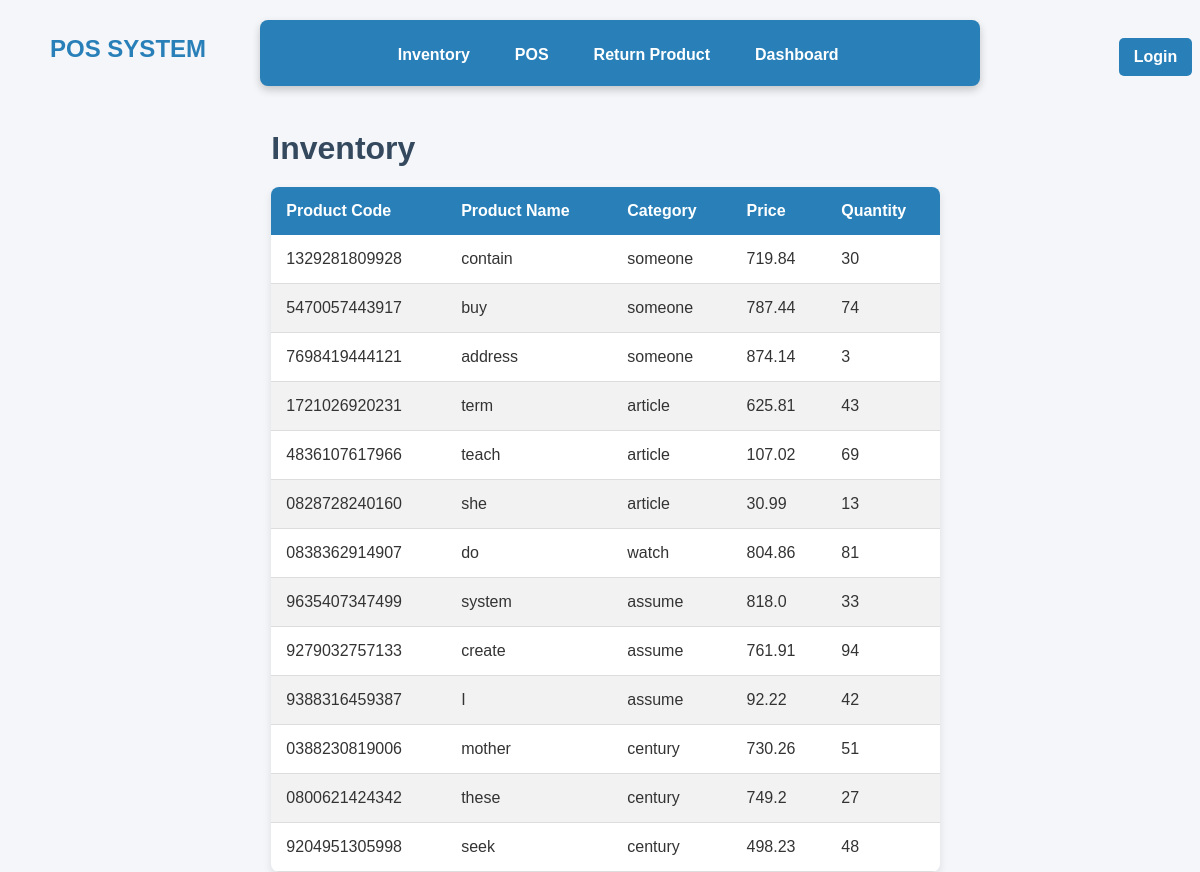
The page / on the database its author committed.
### pos_app/models.py (models this page shows, shortened)
class Products(models.Model):
    code = models.CharField(max_length=100,unique=True)
    category_id = models.ForeignKey(Category, on_delete=models.CASCADE)
    name = models.TextField()
    description = models.TextField()
    price = models.FloatField(default=0)
    qty = models.IntegerField(default=0)
    status = models.IntegerField(default=1)
    date_added = models.DateTimeField(default=timezone.now)
    date_updated = models.DateTimeField(auto_now=True)

class Category(models.Model):
    name = models.TextField()
    description = models.TextField(blank= True, null= True)
    status = models.IntegerField(default=1)
    date_added = models.DateTimeField(default=timezone.now)
    date_updated = models.DateTimeField(auto_now=True)

### pos_app/views.py (the view)
# urls.py: path('', views.inventory_view, name='inventory'),
def inventory_view(request):
    products = Products.objects.filter(status=1)  # Filter to show only available items
    return render(request, 'inventory.html', {'products': products})

### pos_app/templates/inventory.html (shortened to what this page needs)
{% extends "base.html" %}
{% block content %}
<div class="content">
    <h1>Inventory</h1>
    <table>
        <thead>
            <tr>
                <th>Product Code</th>
                <th>Product Name</th>
                <th>Category</th>
                <th>Price</th>
                <th>Quantity</th>
            </tr>
        </thead>
        <tbody>
            {% for product in products %}
            <tr>
                <td>{{ product.code }}</td>
                <td>{{ product.name }}</td>
                <td>{{ product.category_id.name }}</td>
                <td>{{ product.price }}</td>
                <td>{{ product.qty }}</td>
            </tr>
            {% empty %}
            <tr>
                <td colspan="5" class="empty-message">No products available in inventory.</td>
            </tr>
            {% endfor %}
        </tbody>
    </table>
</div>
{% endblock %}

### pos_app/templates/base.html (shortened to what this page needs)
<!DOCTYPE html>
<html lang="en">
<head>
</head>
<body>
    <nav class="navbar navbar-expand-lg navbar-custom">
        <div class="container">
            <a class="navbar-brand" href="{% url 'inventory' %}">POS SYSTEM</a>
            <div class="collapse navbar-collapse">
                <ul class="navbar-nav ml-auto">
                    <li class="nav-item"><a class="nav-link" href="{% url 'inventory' %}">Inventory</a></li>
                    <li class="nav-item"><a class="nav-link" href="{% url 'pos' %}">POS</a></li>
                    <li class="nav-item"><a class="nav-link" href="{% url 'return_product' %}">Return Product</a></li>
                    <li class="nav-item"><a class="nav-link" href="{% url 'analysis_dashboard' %}">Dashboard</a></li>
                    {% if request.session.employee_id %}
                        <li class="nav-item logout"><a class="nav-link " id="logout-link" href="{% url 'logout' %}">Logout</a></li>
                    {% else %}
                        <li class="nav-item login"><a class="nav-link" id="login-link" href="{% url 'login' %}">Login</a></li>
                    {% endif %}
                </ul>
            </div>
        </div>
    </nav>
    <div class="content">
        {% block content %}{% endblock %}
    </div>
</body>
</html>

### pos_app/templates/inventory.html (style rules this page uses)
* { margin: 0; padding: 0; box-sizing: border-box; font-family: Arial, sans-serif; }
.content { position: relative; top: 30px; }
body { background-color: #f4f6f9; color: #333; display: flex; justify-content: center; align-items: center; flex-direction: column; padding: 20px; min-height: 100vh; }
h1 { font-size: 2em; margin-bottom: 20px; color: #34495e; position: relative; left: -50px; }
table { width: 120%; border-collapse: collapse; background-color: #fff; border-radius: 8px; overflow: hidden; box-shadow: 0 4px 8px rgba(0, 0, 0, 0.1); margin-top: 20px; position: relative; left: -50px; }
th, td { padding: 15px; text-align: left; font-size: 1em; }
th { background-color: #2980b9; color: #fff; font-weight: bold; }
tr:nth-child(even) { background-color: #f2f2f2; }
td { color: #333; border-bottom: 1px solid #ddd; }

### pos_app/templates/base.html (style rules this page uses)
body { margin: 0; font-family: Arial, sans-serif; padding-top: 70px; }
.navbar-custom { position: fixed; top: 0; left: 20px; width: 60%; margin-top: 20px; margin-left: 240px; background-color:#2980b9; box-shadow: 0px 4px 8px rgba(0, 0, 0, 0.2); z-index: 1000; border-radius: 8px; }
.navbar-custom .navbar-brand { color: #2980b9; font-size: 1.5em; font-weight: bold; text-decoration: none; padding: 15px 20px; position: relative; top: 15px; left: -230px; }
.navbar-custom ul { list-style: none; margin: 0; padding: 0; display: flex; align-items: center; justify-content: center; position: relative; left: 35px; }
.navbar-custom .nav-item { margin-left: 15px; }
#login-link { position: relative; top: 0px; }
.navbar-custom .nav-item.login { position: relative; right: -250px; top: -10px; background-color: #2980b9; border-radius: 5px; }
.navbar-custom .nav-link { color: #ffffff; font-weight: bold; text-decoration: none; padding: 10px 15px; display: inline-block; transition: color 0.3s ease; position: relative; top: -12px; }

### rows shown on the page
Products: code "1329281809928", name "contain", category_id.name "someone", price "719.84", qty "30"
Products: code "5470057443917", name "buy", category_id.name "someone", price "787.44", qty "74"
Products: code "7698419444121", name "address", category_id.name "someone", price "874.14", qty "3"
Products: code "1721026920231", name "term", category_id.name "article", price "625.81", qty "43"
Products: code "4836107617966", name "teach", category_id.name "article", price "107.02", qty "69"
Products: code "0828728240160", name "she", category_id.name "article", price "30.99", qty "13"
Products: code "0838362914907", name "do", category_id.name "watch", price "804.86", qty "81"
Products: code "9635407347499", name "system", category_id.name "assume", price "818.0", qty "33"
Products: code "9279032757133", name "create", category_id.name "assume", price "761.91", qty "94"
Products: code "9388316459387", name "I", category_id.name "assume", price "92.22", qty "42"
Products: code "0388230819006", name "mother", category_id.name "century", price "730.26", qty "51"
Products: code "0800621424342", name "these", category_id.name "century", price "749.2", qty "27"
Products: code "9204951305998", name "seek", category_id.name "century", price "498.23", qty "48"
